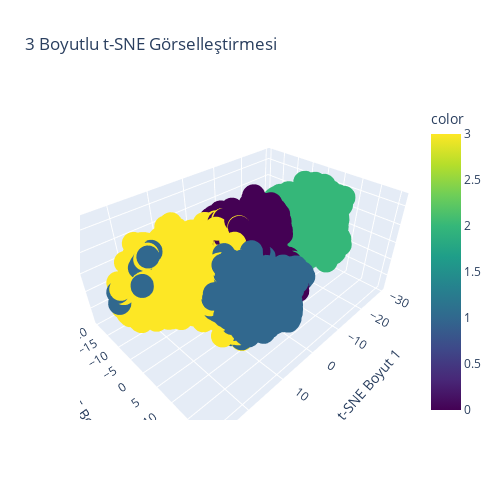

The cell this chart's notebook holds for it:
### Code cell
# DataFrame
df_tsne = pd.DataFrame({
    'tsne1': X_tsne[:, 0],
    'tsne2': X_tsne[:, 1],
    'tsne3': X_tsne[:, 2],
    'label': y_train
})

# Etkileşimli 3B scatter plot
fig = px.scatter_3d(df_tsne, x='tsne1', y='tsne2', z='tsne3',
                    color=clusters_kmeans,
                    title='3 Boyutlu t-SNE Görselleştirmesi',
                    labels={'tsne1': 't-SNE Boyut 1',
                            'tsne2': 't-SNE Boyut 2',
                            'tsne3': 't-SNE Boyut 3'},
                    color_continuous_scale='viridis')

fig.update_layout(
    width=500,  # piksel cinsinden genişlik
    height=500, # piksel cinsinden yükseklik
    autosize=False  # otomatik boyutlandırmayı kapat
)


fig.show()

### Figure 1 — Plotly figure (JSON) as saved in the notebook; plotly's stock layout.template omitted (floating-point values rounded to 4 significant figures; data arrays with more than 128 entries replaced by an {"elided": "..."} marker saying what was removed)
{"data": [{"hovertemplate": "t-SNE Boyut 1=%{x}<br>t-SNE Boyut 2=%{y}<br>t-SNE Boyut 3=%{z}<br>color=%{marker.color}<extra></extra>", "legendgroup": "", "marker": {"color": {"elided": "6348 int values"}, "coloraxis": "coloraxis", "symbol": "circle"}, "mode": "markers", "name": "", "scene": "scene", "showlegend": false, "x": {"elided": "6348 float values"}, "y": {"elided": "6348 float values"}, "z": {"elided": "6348 float values"}, "type": "scatter3d"}], "layout": {"scene": {"domain": {"x": [0.0, 1.0], "y": [0.0, 1.0]}, "xaxis": {"title": {"text": "t-SNE Boyut 1"}}, "yaxis": {"title": {"text": "t-SNE Boyut 2"}}, "zaxis": {"title": {"text": "t-SNE Boyut 3"}}}, "coloraxis": {"colorbar": {"title": {"text": "color"}}, "colorscale": [[0.0, "#440154"], [0.1111, "#482878"], [0.2222, "#3e4989"], [0.3333, "#31688e"], [0.4444, "#26828e"], [0.5556, "#1f9e89"], [0.6667, "#35b779"], [0.7778, "#6ece58"], [0.8889, "#b5de2b"], [1.0, "#fde725"]]}, "legend": {"tracegroupgap": 0}, "title": {"text": "3 Boyutlu t-SNE Görselleştirmesi"}, "width": 500, "height": 500, "autosize": false}}
